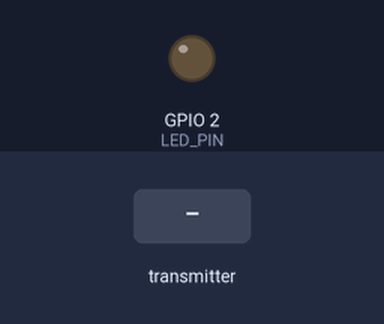
Bench run of a sketch on a simulated ESP32-C3. Shown: output pins drawn as LEDs (lit = HIGH). Dashed ring = blinking. The test bench sets the inputs (shaded band). WiFi joins after 1.5 s; servers stay silent unless stated; random numbers use the default seed unless the sketch sets one; no MQTT or app messages arrive unless stated; what the sketch prints to the serial monitor is not drawn.

Above: at 0.2 s.
At 2.8 s:
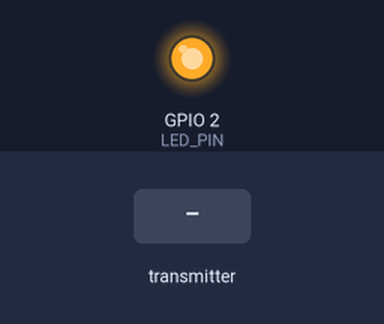
2.9 s: the transmitter starts sending node_id = 0
At 4.0 s:
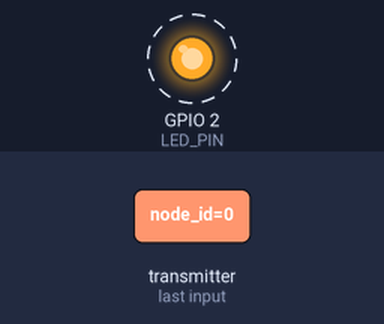
4.4 s: the transmitter starts sending event_type = 64
Timing chart, 0 to 11.9 s (numbered marks = the images above; inputs shaded):
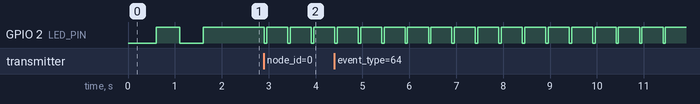

The sketch:

gateway.ino
```cpp
/*
 * ESP32 Gateway Firmware
 *
 * Features:
 * - Receives ESP-NOW messages from trap nodes
 * - Forwards messages to Raspberry Pi via MQTT
 * - Maintains connection health monitoring
 * - Always-on (USB powered)
 */

#include <WiFi.h>
#include <esp_now.h>
#include <PubSubClient.h>
#include <ArduinoJson.h>

// ==================== CONFIGURATION ====================
// WiFi credentials - CHANGE THESE
const char* ssid = "YOUR_WIFI_SSID";
const char* password = "YOUR_WIFI_PASSWORD";

// MQTT broker settings
const char* mqtt_server = "raspberrypi.local";  // Or use IP address
const int mqtt_port = 1883;
const char* mqtt_user = "trapmonitor";  // Optional
const char* mqtt_password = "";  // Optional

// MQTT topics
const char* mqtt_topic_prefix = "trap/";
const char* gateway_status_topic = "gateway/status";

// Status LED
#define LED_PIN 2  // Built-in LED on most ESP32 boards

// ==================== DATA STRUCTURES ====================
typedef struct {
  uint8_t node_id;
  uint8_t event_type;  // 0=status, 1=trigger, 2=low_battery
  uint32_t trap_count;
  float battery_voltage;
  uint8_t route_hops;
  uint32_t timestamp;
} TrapMessage;

// ==================== GLOBAL OBJECTS ====================
WiFiClient espClient;
PubSubClient mqttClient(espClient);

unsigned long lastStatusUpdate = 0;
const unsigned long STATUS_INTERVAL = 60000;  // Send gateway status every 60 seconds

uint32_t messagesReceived = 0;
uint32_t messagesForwarded = 0;

// ==================== WIFI CONNECTION ====================
void setupWiFi() {
  Serial.println("\n=== Connecting to WiFi ===");
  Serial.print("SSID: ");
  Serial.println(ssid);

  WiFi.mode(WIFI_AP_STA);  // Both AP and STA mode for ESP-NOW + WiFi
  WiFi.begin(ssid, password);

  int attempts = 0;
  while (WiFi.status() != WL_CONNECTED && attempts < 30) {
    delay(500);
    Serial.print(".");
    digitalWrite(LED_PIN, !digitalRead(LED_PIN));  // Blink while connecting
    attempts++;
  }

  if (WiFi.status() == WL_CONNECTED) {
    Serial.println("\nWiFi connected!");
    Serial.print("IP Address: ");
    Serial.println(WiFi.localIP());
    Serial.print("MAC Address: ");
    Serial.println(WiFi.macAddress());
    digitalWrite(LED_PIN, HIGH);
  } else {
    Serial.println("\nWiFi connection failed!");
    digitalWrite(LED_PIN, LOW);
  }
}

// ==================== MQTT CONNECTION ====================
void reconnectMQTT() {
  int attempts = 0;

  while (!mqttClient.connected() && attempts < 5) {
    Serial.print("Attempting MQTT connection...");

    String clientId = "ESP32Gateway-";
    clientId += String(random(0xffff), HEX);

    if (mqttClient.connect(clientId.c_str(), mqtt_user, mqtt_password)) {
      Serial.println("connected");

      // Publish gateway online status
      mqttClient.publish(gateway_status_topic, "{\"status\":\"online\"}");

      digitalWrite(LED_PIN, HIGH);
      return;
    } else {
      Serial.print("failed, rc=");
      Serial.print(mqttClient.state());
      Serial.println(" retrying in 5 seconds");

      digitalWrite(LED_PIN, LOW);
      delay(5000);
      attempts++;
    }
  }
}

// ==================== ESP-NOW CALLBACK ====================
void onDataReceive(const uint8_t *mac, const uint8_t *data, int len) {
  Serial.println("\n=== ESP-NOW Message Received ===");

  // Blink LED to indicate message reception
  digitalWrite(LED_PIN, LOW);
  delay(50);
  digitalWrite(LED_PIN, HIGH);

  messagesReceived++;

  // Parse the incoming message
  if (len != sizeof(TrapMessage)) {
    Serial.println("Invalid message size");
    return;
  }

  TrapMessage msg;
  memcpy(&msg, data, sizeof(msg));

  // Print message details
  Serial.printf("From MAC: %02X:%02X:%02X:%02X:%02X:%02X\n",
                mac[0], mac[1], mac[2], mac[3], mac[4], mac[5]);
  Serial.printf("Node ID: %d\n", msg.node_id);
  Serial.printf("Event Type: %d ", msg.event_type);

  switch(msg.event_type) {
    case 0:
      Serial.println("(Status Update)");
      break;
    case 1:
      Serial.println("(TRAP TRIGGERED!)");
      break;
    case 2:
      Serial.println("(Low Battery Warning)");
      break;
    default:
      Serial.println("(Unknown)");
  }

  Serial.printf("Trap Count: %d\n", msg.trap_count);
  Serial.printf("Battery: %.2fV\n", msg.battery_voltage);
  Serial.printf("Hops: %d\n", msg.route_hops);
  Serial.printf("Timestamp: %d ms\n", msg.timestamp);

  // Forward to MQTT
  forwardToMQTT(msg, mac);
}

// ==================== MQTT FORWARDING ====================
void forwardToMQTT(const TrapMessage &msg, const uint8_t *mac) {
  // Ensure MQTT is connected
  if (!mqttClient.connected()) {
    reconnectMQTT();
  }

  if (!mqttClient.connected()) {
    Serial.println("Cannot forward - MQTT not connected");
    return;
  }

  // Create JSON document
  StaticJsonDocument<256> doc;

  doc["node_id"] = msg.node_id;
  doc["event_type"] = msg.event_type;
  doc["trap_count"] = msg.trap_count;
  doc["battery_voltage"] = msg.battery_voltage;
  doc["route_hops"] = msg.route_hops;
  doc["timestamp"] = msg.timestamp;
  doc["gateway_time"] = millis();

  // Add MAC address
  char macStr[18];
  snprintf(macStr, sizeof(macStr), "%02X:%02X:%02X:%02X:%02X:%02X",
           mac[0], mac[1], mac[2], mac[3], mac[4], mac[5]);
  doc["mac_address"] = macStr;

  // Event type string
  const char* eventTypeStr;
  switch(msg.event_type) {
    case 0: eventTypeStr = "status"; break;
    case 1: eventTypeStr = "trigger"; break;
    case 2: eventTypeStr = "low_battery"; break;
    default: eventTypeStr = "unknown";
  }
  doc["event_type_str"] = eventTypeStr;

  // Serialize JSON
  char jsonBuffer[256];
  serializeJson(doc, jsonBuffer);

  // Create topic based on node ID and event type
  char topic[64];
  snprintf(topic, sizeof(topic), "%s%d/%s",
           mqtt_topic_prefix, msg.node_id, eventTypeStr);

  // Publish to MQTT
  if (mqttClient.publish(topic, jsonBuffer)) {
    Serial.println("Message forwarded to MQTT");
    Serial.print("Topic: ");
    Serial.println(topic);
    Serial.print("Payload: ");
    Serial.println(jsonBuffer);
    messagesForwarded++;
  } else {
    Serial.println("Failed to publish to MQTT");
  }
}

// ==================== STATUS REPORTING ====================
void publishGatewayStatus() {
  if (!mqttClient.connected()) {
    return;
  }

  StaticJsonDocument<256> doc;
  doc["status"] = "online";
  doc["uptime"] = millis() / 1000;
  doc["wifi_rssi"] = WiFi.RSSI();
  doc["messages_received"] = messagesReceived;
  doc["messages_forwarded"] = messagesForwarded;
  doc["free_heap"] = ESP.getFreeHeap();

  char jsonBuffer[256];
  serializeJson(doc, jsonBuffer);

  mqttClient.publish(gateway_status_topic, jsonBuffer);

  Serial.println("\n=== Gateway Status Update ===");
  Serial.println(jsonBuffer);
}

// ==================== SETUP ====================
void setup() {
  Serial.begin(115200);
  delay(100);

  Serial.println("\n\n=== ESP32 Gateway Starting ===");

  // Configure LED
  pinMode(LED_PIN, OUTPUT);
  digitalWrite(LED_PIN, LOW);

  // Setup WiFi
  setupWiFi();

  // Setup MQTT
  mqttClient.setServer(mqtt_server, mqtt_port);
  reconnectMQTT();

  // Initialize ESP-NOW
  if (esp_now_init() != ESP_OK) {
    Serial.println("ESP-NOW init failed");
    while (1) {
      digitalWrite(LED_PIN, !digitalRead(LED_PIN));
      delay(200);
    }
  }

  Serial.println("ESP-NOW initialized");

  // Register receive callback
  esp_now_register_recv_cb(onDataReceive);

  Serial.println("\n=== Gateway Ready ===");
  Serial.println("Waiting for trap messages...");

  // Initial status update
  publishGatewayStatus();
}

// ==================== MAIN LOOP ====================
void loop() {
  // Maintain MQTT connection
  if (!mqttClient.connected()) {
    reconnectMQTT();
  }
  mqttClient.loop();

  // Maintain WiFi connection
  if (WiFi.status() != WL_CONNECTED) {
    Serial.println("WiFi disconnected - reconnecting...");
    setupWiFi();
  }

  // Periodic status updates
  if (millis() - lastStatusUpdate > STATUS_INTERVAL) {
    publishGatewayStatus();
    lastStatusUpdate = millis();
  }

  // Small delay to prevent watchdog issues
  delay(10);
}

// ==================== NOTES ====================
/*
 * SETUP INSTRUCTIONS:
 *
 * 1. Update WiFi credentials at the top of this file
 * 2. Update MQTT broker address (raspberrypi.local or IP)
 * 3. Flash to ESP32 board (any model with WiFi + BLE)
 * 4. Connect via USB power (always-on operation)
 * 5. Note the MAC address from Serial Monitor
 * 6. Use this MAC in trap node firmware configuration
 *
 * MQTT MESSAGE FORMAT:
 * Topic: trap/{node_id}/{event_type}
 * Example: trap/1/trigger
 *
 * Payload (JSON):
 * {
 *   "node_id": 1,
 *   "event_type": 1,
 *   "event_type_str": "trigger",
 *   "trap_count": 5,
 *   "battery_voltage": 3.85,
 *   "route_hops": 0,
 *   "timestamp": 123456,
 *   "gateway_time": 234567,
 *   "mac_address": "AA:BB:CC:DD:EE:FF"
 * }
 *
 * TROUBLESHOOTING:
 * - LED off: WiFi or MQTT connection issue
 * - LED on solid: Gateway ready
 * - LED blinks briefly: Message received
 *
 * - Check Serial Monitor for detailed logs
 * - Verify Raspberry Pi MQTT broker is running
 * - Test MQTT with: mosquitto_sub -h localhost -t "trap/#" -v
 */
```

Measured:
- after the input at 2.9 s, GPIO 2 (LED_PIN): alternates HIGH for 0.45 s and LOW for 0.05 s, starting at once
